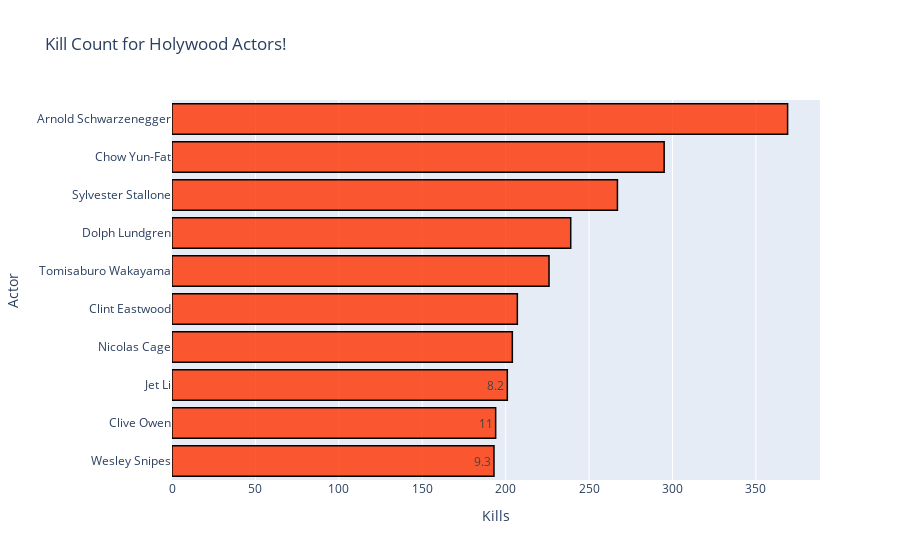

The notebook cell saved with this chart:
### Code cell
# create trace1 
trace1 = go.Bar(
                x = actors.Count,
                y = actors.Actor,
                orientation='h',
                name = "Kill count per actor",
                marker = dict(color = 'rgba(255, 51, 0, 0.8)',
                             line=dict(color='rgb(0,0,0)',width=1.5)),
                text = finalMarriages.Marriages_per_1000)


data = [trace1]
layout = go.Layout(barmode = "group", 
                  title=go.layout.Title(text="Kill Count for Holywood Actors!"), 
                  xaxis= dict(title= 'Kills',ticklen= 10,zeroline= False),
                  yaxis= dict(title= 'Actor',ticklen= 10,zeroline= False),                   
                  )

fig = go.Figure(data = data, layout = layout)
iplot(fig)

### Figure 1 — Plotly figure (JSON) as saved in the notebook; plotly's stock layout.template omitted (floating-point values rounded to 4 significant figures)
{"data": [{"marker": {"color": "rgba(255, 51, 0, 0.8)", "line": {"color": "rgb(0,0,0)", "width": 1.5}}, "name": "Kill count per actor", "orientation": "h", "text": [9.3, 11, 8.2], "type": "bar", "x": [193, 194, 201, 204, 207, 226, 239, 267, 295, 369], "y": ["Wesley Snipes", "Clive Owen", "Jet Li", "Nicolas Cage", "Clint Eastwood", "Tomisaburo Wakayama", "Dolph Lundgren", "Sylvester Stallone", "Chow Yun-Fat", "Arnold Schwarzenegger"]}], "layout": {"barmode": "group", "title": {"text": "Kill Count for Holywood Actors!"}, "xaxis": {"ticklen": 10, "title": {"text": "Kills"}, "zeroline": false}, "yaxis": {"ticklen": 10, "title": {"text": "Actor"}, "zeroline": false}}}
